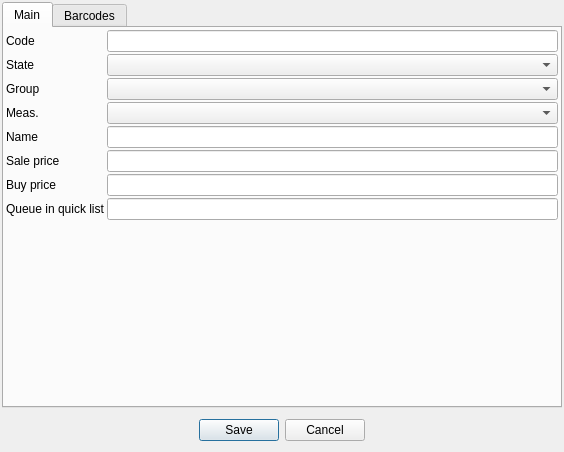
<?xml version="1.0" encoding="UTF-8"?>
<ui version="4.0">
 <class>SC_EditGoods</class>
 <widget class="QDialog" name="SC_EditGoods">
  <property name="geometry">
   <rect>
    <x>0</x>
    <y>0</y>
    <width>564</width>
    <height>452</height>
   </rect>
  </property>
  <property name="windowTitle">
   <string>Goods editor</string>
  </property>
  <layout class="QVBoxLayout" name="verticalLayout">
   <property name="spacing">
    <number>2</number>
   </property>
   <property name="leftMargin">
    <number>2</number>
   </property>
   <property name="topMargin">
    <number>2</number>
   </property>
   <property name="rightMargin">
    <number>2</number>
   </property>
   <property name="bottomMargin">
    <number>2</number>
   </property>
   <item>
    <widget class="QTabWidget" name="tabWidget">
     <property name="currentIndex">
      <number>0</number>
     </property>
     <widget class="QWidget" name="tab">
      <attribute name="title">
       <string>Main</string>
      </attribute>
      <layout class="QHBoxLayout" name="horizontalLayout">
       <property name="spacing">
        <number>2</number>
       </property>
       <property name="leftMargin">
        <number>2</number>
       </property>
       <property name="topMargin">
        <number>2</number>
       </property>
       <property name="rightMargin">
        <number>2</number>
       </property>
       <property name="bottomMargin">
        <number>2</number>
       </property>
       <item>
        <layout class="QGridLayout" name="gridLayout">
         <item row="6" column="2">
          <widget class="QPLineEdit" name="lePrice2"/>
         </item>
         <item row="3" column="0">
          <widget class="QLabel" name="label_7">
           <property name="text">
            <string>Meas.</string>
           </property>
          </widget>
         </item>
         <item row="0" column="0">
          <widget class="QLabel" name="label">
           <property name="text">
            <string>Code</string>
           </property>
          </widget>
         </item>
         <item row="2" column="2">
          <widget class="QPComboBox" name="cbGroup">
           <property name="cacheName" stdset="0">
            <string>GROUPS</string>
           </property>
          </widget>
         </item>
         <item row="2" column="0">
          <widget class="QLabel" name="label_3">
           <property name="text">
            <string>Group</string>
           </property>
          </widget>
         </item>
         <item row="3" column="2">
          <widget class="QPComboBox" name="cbMeas">
           <property name="cacheName" stdset="0">
            <string>MEAS</string>
           </property>
          </widget>
         </item>
         <item row="5" column="0">
          <widget class="QLabel" name="label_5">
           <property name="text">
            <string>Sale price</string>
           </property>
          </widget>
         </item>
         <item row="1" column="2">
          <widget class="QPComboBox" name="cbState">
           <property name="cacheName" stdset="0">
            <string>GOODS_STATE</string>
           </property>
          </widget>
         </item>
         <item row="4" column="2">
          <widget class="QPLineEdit" name="leName"/>
         </item>
         <item row="1" column="0">
          <widget class="QLabel" name="label_2">
           <property name="text">
            <string>State</string>
           </property>
          </widget>
         </item>
         <item row="0" column="2">
          <widget class="QPLineEdit" name="leCode">
           <property name="readOnly">
            <bool>true</bool>
           </property>
          </widget>
         </item>
         <item row="5" column="2">
          <widget class="QPLineEdit" name="lePrice"/>
         </item>
         <item row="4" column="0">
          <widget class="QLabel" name="label_4">
           <property name="text">
            <string>Name</string>
           </property>
          </widget>
         </item>
         <item row="6" column="0">
          <widget class="QLabel" name="label_6">
           <property name="text">
            <string>Buy price</string>
           </property>
          </widget>
         </item>
         <item row="8" column="2">
          <spacer name="verticalSpacer">
           <property name="orientation">
            <enum>Qt::Vertical</enum>
           </property>
           <property name="sizeHint" stdset="0">
            <size>
             <width>20</width>
             <height>40</height>
            </size>
           </property>
          </spacer>
         </item>
         <item row="7" column="0">
          <widget class="QLabel" name="label_8">
           <property name="text">
            <string>Queue in quick list</string>
           </property>
          </widget>
         </item>
         <item row="7" column="2">
          <widget class="QPLineEdit" name="leQuickList"/>
         </item>
        </layout>
       </item>
      </layout>
     </widget>
     <widget class="QWidget" name="tab_2">
      <attribute name="title">
       <string>Barcodes</string>
      </attribute>
      <layout class="QVBoxLayout" name="verticalLayout_2">
       <property name="spacing">
        <number>2</number>
       </property>
       <property name="leftMargin">
        <number>2</number>
       </property>
       <property name="topMargin">
        <number>2</number>
       </property>
       <property name="rightMargin">
        <number>2</number>
       </property>
       <property name="bottomMargin">
        <number>2</number>
       </property>
       <item>
        <layout class="QGridLayout" name="gridLayout_2">
         <item row="1" column="0">
          <widget class="QListWidget" name="lstBarcode">
           <property name="contextMenuPolicy">
            <enum>Qt::CustomContextMenu</enum>
           </property>
          </widget>
         </item>
         <item row="0" column="0">
          <widget class="QLineEdit" name="leNewBarcode"/>
         </item>
        </layout>
       </item>
      </layout>
     </widget>
    </widget>
   </item>
   <item>
    <widget class="QWidget" name="widget" native="true">
     <layout class="QHBoxLayout" name="horizontalLayout_2">
      <item>
       <spacer name="horizontalSpacer">
        <property name="orientation">
         <enum>Qt::Horizontal</enum>
        </property>
        <property name="sizeHint" stdset="0">
         <size>
          <width>40</width>
          <height>20</height>
         </size>
        </property>
       </spacer>
      </item>
      <item>
       <widget class="QPushButton" name="btnSave">
        <property name="text">
         <string>Save</string>
        </property>
       </widget>
      </item>
      <item>
       <widget class="QPushButton" name="pushButton_2">
        <property name="text">
         <string>Cancel</string>
        </property>
       </widget>
      </item>
      <item>
       <spacer name="horizontalSpacer_2">
        <property name="orientation">
         <enum>Qt::Horizontal</enum>
        </property>
        <property name="sizeHint" stdset="0">
         <size>
          <width>40</width>
          <height>20</height>
         </size>
        </property>
       </spacer>
      </item>
     </layout>
    </widget>
   </item>
  </layout>
  <action name="actionRemove_barcode">
   <property name="text">
    <string>Remove barcode</string>
   </property>
  </action>
  <action name="actionCopy">
   <property name="text">
    <string>Copy</string>
   </property>
   <property name="toolTip">
    <string>Copy</string>
   </property>
  </action>
 </widget>
 <customwidgets>
  <customwidget>
   <class>QPComboBox</class>
   <extends>QComboBox</extends>
   <header location="global">sc_cache.h</header>
  </customwidget>
  <customwidget>
   <class>QPLineEdit</class>
   <extends>QLineEdit</extends>
   <header location="global">sc_cache.h</header>
  </customwidget>
 </customwidgets>
 <tabstops>
  <tabstop>leCode</tabstop>
  <tabstop>cbState</tabstop>
  <tabstop>cbGroup</tabstop>
  <tabstop>cbMeas</tabstop>
  <tabstop>leName</tabstop>
  <tabstop>lePrice</tabstop>
  <tabstop>lePrice2</tabstop>
  <tabstop>leNewBarcode</tabstop>
  <tabstop>lstBarcode</tabstop>
  <tabstop>btnSave</tabstop>
  <tabstop>pushButton_2</tabstop>
  <tabstop>tabWidget</tabstop>
 </tabstops>
 <resources/>
 <connections/>
</ui>
